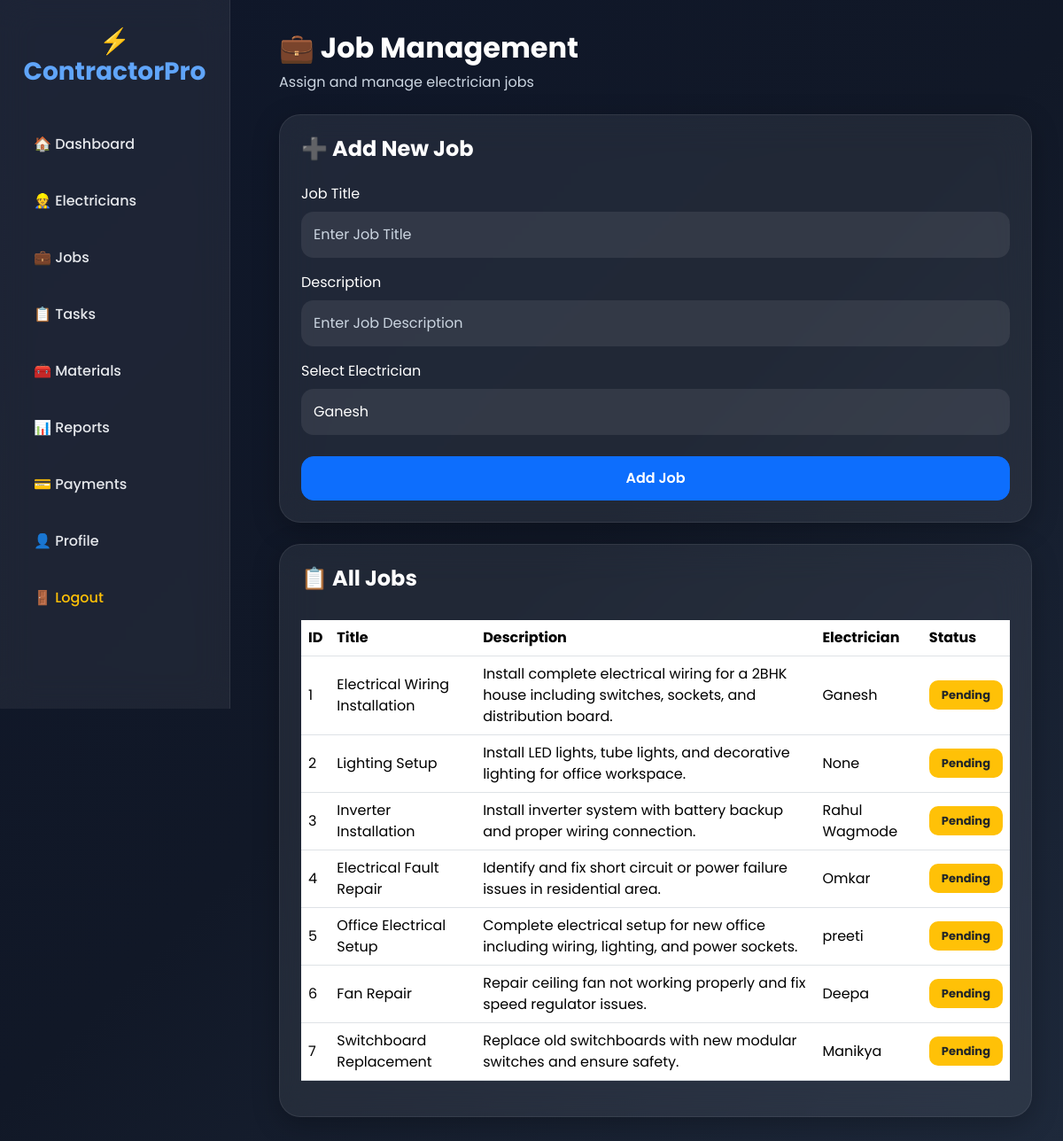
/jobs, run on an earlier commit of the app's database.
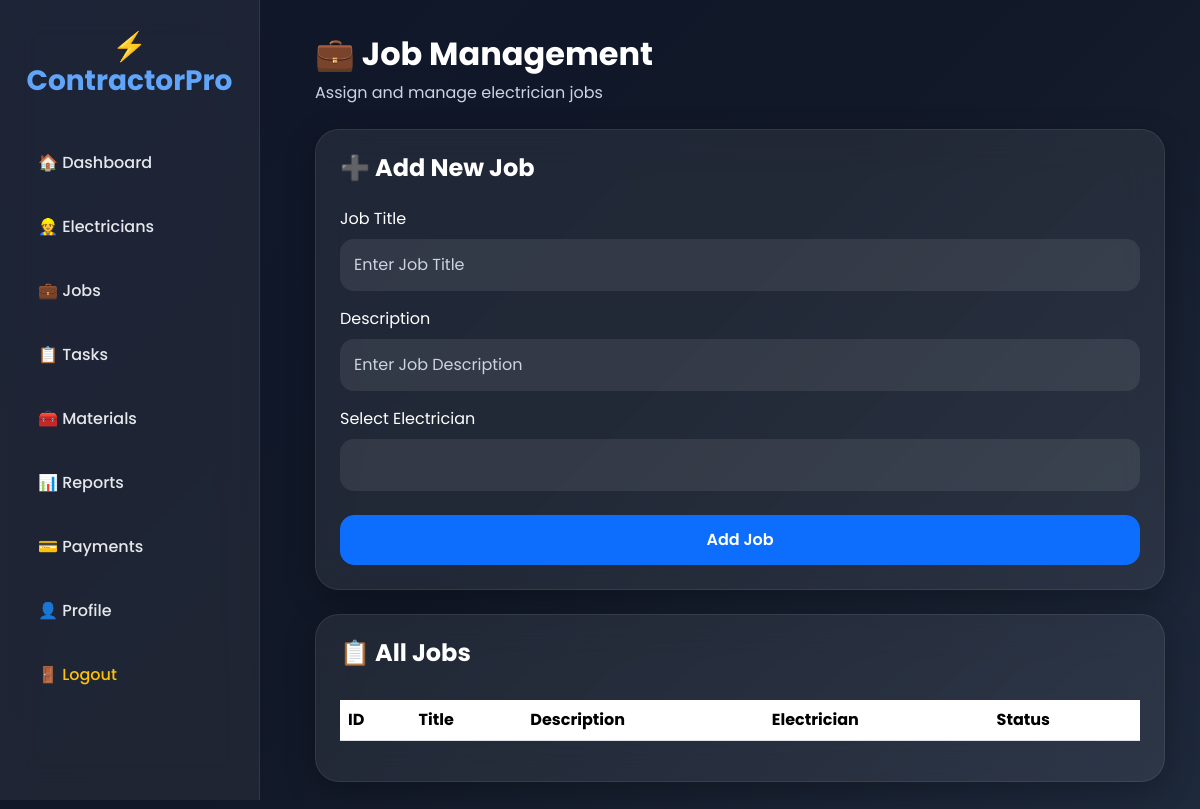
And on a later commit of the database.
### tables this page shows
CREATE TABLE jobs (
        id INTEGER PRIMARY KEY AUTOINCREMENT,
        title TEXT,
        description TEXT,
        electrician_id INTEGER,
        status TEXT
    );

CREATE TABLE users (
        id INTEGER PRIMARY KEY AUTOINCREMENT,
        name TEXT,
        phone TEXT,
        email TEXT,
        role TEXT,
        password TEXT
    );

### app.py (the view)
@app.route('/jobs')
def jobs():
    conn = sqlite3.connect('database.db')
    cursor = conn.cursor()
    cursor.execute("""
        SELECT
            jobs.id,
            jobs.title,
            jobs.description,
            jobs.status,
            users.name

        FROM jobs

        LEFT JOIN users
        ON jobs.electrician_id = users.id
    """)
    jobs = cursor.fetchall()
    conn.close()
    return render_template(
        'jobs.html',
        jobs=jobs,
        electricians=get_electricians()
    )

### app.py (called while the page is built)
def get_electricians():
    conn = sqlite3.connect('database.db')
    cursor = conn.cursor()
    cursor.execute("""
        SELECT id, name
        FROM users
        WHERE LOWER(role)='electrician'
    """)
    electricians = cursor.fetchall()
    conn.close()
    return electricians

### templates/jobs.html (shortened to what this page needs)
<!DOCTYPE html>
<html lang="en">
<head>
<link href="https://cdn.jsdelivr.net/npm/bootstrap@5.3.2/dist/css/bootstrap.min.css" rel="stylesheet">
<link rel="stylesheet" href="/static/css/style.css">
</head>
<body>
<div class="sidebar">
<h3>⚡ ContractorPro</h3>
<a href="/dashboard.html">🏠 Dashboard</a>
<a href="/electricians.html">👷 Electricians</a>
<a href="/jobs">💼 Jobs</a>
<a href="/tasks">📋 Tasks</a>
<a href="/materials">🧰 Materials</a>
<a href="/reports">📊 Reports</a>
<a href="/payments">💳 Payments</a>
<a href="/profile">👤 Profile</a>
<a href="/" class="text-warning">🚪 Logout</a>
</div>
<div class="main-content">
<div class="mb-4">
<h2 class="fw-bold">
💼 Job Management
</h2>
<p class="text-muted">
Assign and manage electrician jobs
</p>
</div>
<div class="card p-4 mb-4">
<h4 class="mb-4">
➕ Add New Job
</h4>
<form action="/add_job" method="POST">
<div class="mb-3">
<label class="form-label">
Job Title
</label>
<input
    type="text"
    name="title"
    class="form-control"
    placeholder="Enter Job Title"
    required
>
</div>
<div class="mb-3">
<label class="form-label">
Description
</label>
<input
    type="text"
    name="description"
    class="form-control"
    placeholder="Enter Job Description"
    required
>
</div>
<div class="mb-4">
<label class="form-label">
Select Electrician
</label>
<select
    name="electrician_id"
    class="form-select"
    required
>
{% for e in electricians %}
<option value="{{ e[0] }}">
{{ e[1] }}
</option>
{% endfor %}
</select>
</div>
<button
    type="submit"
    class="btn btn-primary w-100"
>
Add Job
</button>
</form>
</div>
<div class="card p-4">
<div class="d-flex justify-content-between align-items-center mb-4">
<h4>
📋 All Jobs
</h4>
</div>
<div class="table-responsive">
<table class="table align-middle">
<thead>
<tr>
<th>ID</th>
<th>Title</th>
<th>Description</th>
<th>Electrician</th>
<th>Status</th>
</tr>
</thead>
<tbody>
{% for job in jobs %}
<tr>
<td>{{ job[0] }}</td>
<td>{{ job[1] }}</td>
<td>{{ job[2] }}</td>
<td>{{ job[4] }}</td>
<td>
<span class="badge bg-warning text-dark">
{{ job[3] }}
</span>
</td>
</tr>
{% endfor %}
</tbody>
</table>
</div>
</div>
</div>
</body>
</html>

### static/css/style.css (style rules this page uses)
* { margin:0; padding:0; box-sizing:border-box; font-family:'Poppins',sans-serif; }
body { background: linear-gradient( 135deg, #0f172a, #111827, #1e293b ); color:white; min-height:100vh; }
.sidebar { position:fixed; left:0; top:0; width:260px; height:100vh; background: rgba(255,255,255,0.06); backdrop-filter:blur(18px); border-right: 1px solid rgba(255,255,255,0.08); padding:30px 20px; z-index:1000; }
.sidebar h3 { text-align:center; margin-bottom:40px; font-weight:700; color:#60a5fa; }
.sidebar a { display:block; padding:14px 18px; margin-bottom:12px; text-decoration:none; color:#e5e7eb; border-radius:14px; transition:0.3s; font-weight:500; }
.main-content { margin-left:280px; padding:35px; }
.card { background: rgba(255,255,255,0.07) !important; backdrop-filter:blur(20px); border: 1px solid rgba(255,255,255,0.08); border-radius:24px; color:white; box-shadow: 0 8px 30px rgba(0,0,0,0.25); transition:0.3s; }
.table { color:white; }
.table thead { background:#1e293b; }
.form-control, .form-select { background: rgba(255,255,255,0.08); border:none; color:white; border-radius:14px; padding:14px; }
::placeholder { color:#cbd5e1 !important; }
.btn { border-radius:14px; padding:12px 20px; font-weight:600; transition:0.3s; }
h1,h2,h3,h4,h5 { font-weight:700; }
.text-muted { color:#cbd5e1 !important; }

What changed in the data, as far as the page shows it:
removed jobs: id "1", title "Electrical Wiring Installation", description "Install complete electrical wiring for a 2BHK house including switches, sockets, and distribution board.", name "Ganesh", status "Pending"
removed jobs: id "2", title "Lighting Setup", description "Install LED lights, tube lights, and decorative lighting for office workspace.", job "None", status "Pending"
removed jobs: id "3", title "Inverter Installation", description "Install inverter system with battery backup and proper wiring connection.", name "Rahul Wagmode", status "Pending"
removed jobs: id "4", title "Electrical Fault Repair", description "Identify and fix short circuit or power failure issues in residential area.", name "Omkar", status "Pending"
removed jobs: id "5", title "Office Electrical Setup", description "Complete electrical setup for new office including wiring, lighting, and power sockets.", name "preeti", status "Pending"
removed jobs: id "6", title "Fan Repair", description "Repair ceiling fan not working properly and fix speed regulator issues.", name "Deepa", status "Pending"
removed jobs: id "7", title "Switchboard Replacement", description "Replace old switchboards with new modular switches and ensure safety.", name "Manikya", status "Pending"
Also different on the page:
form field electrician_id: "Ganesh" → (not shown)
